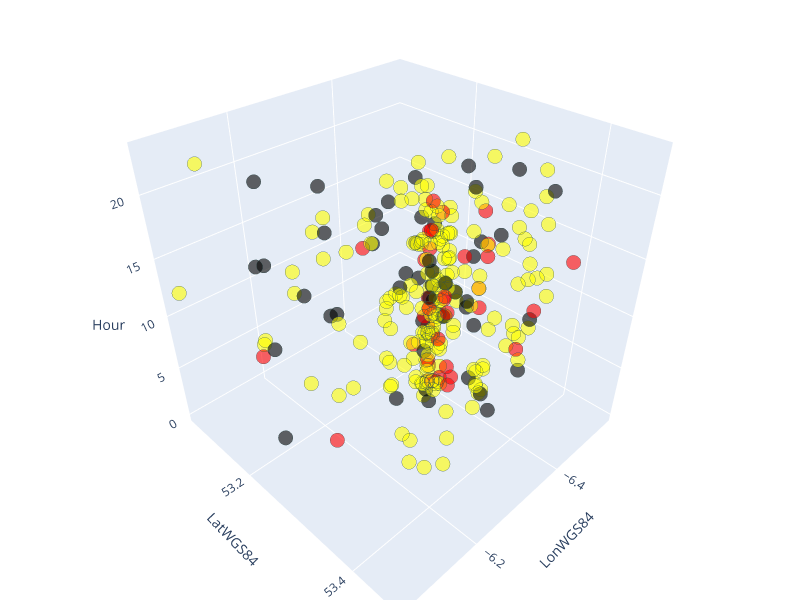

The cell this chart's notebook holds for it:
### Markdown cell above
In the image below we can see that there seems to be more delayed buses in the suburbs of Dublin than there are in the center

Black if the bus is early, Red if it is late and yellow if it is within a 5 minute window of its scheduled time

### Code cell
import plotly.express as px
#build scatter using Plotly Express
fig = px.scatter_3d(mdf, x='LonWGS84', y='LatWGS84', z='Hour')
#update visual: set size and opacity of markers
fig.update_traces(marker=dict(size=5, opacity=0.6,color=mdf['Colour'].str.lower(), line=dict(width=0.5, color='DarkSlateGrey')), selector=dict(mode='markers'))
fig.update_layout(margin=dict(l=0, r=0, b=0, t=0), height=600, width=800)

#show visual
fig.show()

### Figure 1 — Plotly figure (JSON) as saved in the notebook; plotly's stock layout.template omitted (floating-point values rounded to 4 significant figures; data arrays with more than 128 entries replaced by an {"elided": "..."} marker saying what was removed)
{"data": [{"hovertemplate": "LonWGS84=%{x}<br>LatWGS84=%{y}<br>Hour=%{z}<extra></extra>", "legendgroup": "", "marker": {"color": {"elided": "264 str values"}, "line": {"color": "DarkSlateGrey", "width": 0.5}, "opacity": 0.6, "size": 5, "symbol": "circle"}, "mode": "markers", "name": "", "scene": "scene", "showlegend": false, "type": "scatter3d", "x": {"elided": "264 float values"}, "y": {"elided": "264 float values"}, "z": {"elided": "264 int values"}}], "layout": {"height": 600, "legend": {"tracegroupgap": 0}, "margin": {"b": 0, "l": 0, "r": 0, "t": 0}, "scene": {"domain": {"x": [0, 1], "y": [0, 1]}, "xaxis": {"title": {"text": "LonWGS84"}}, "yaxis": {"title": {"text": "LatWGS84"}}, "zaxis": {"title": {"text": "Hour"}}}, "width": 800}}
